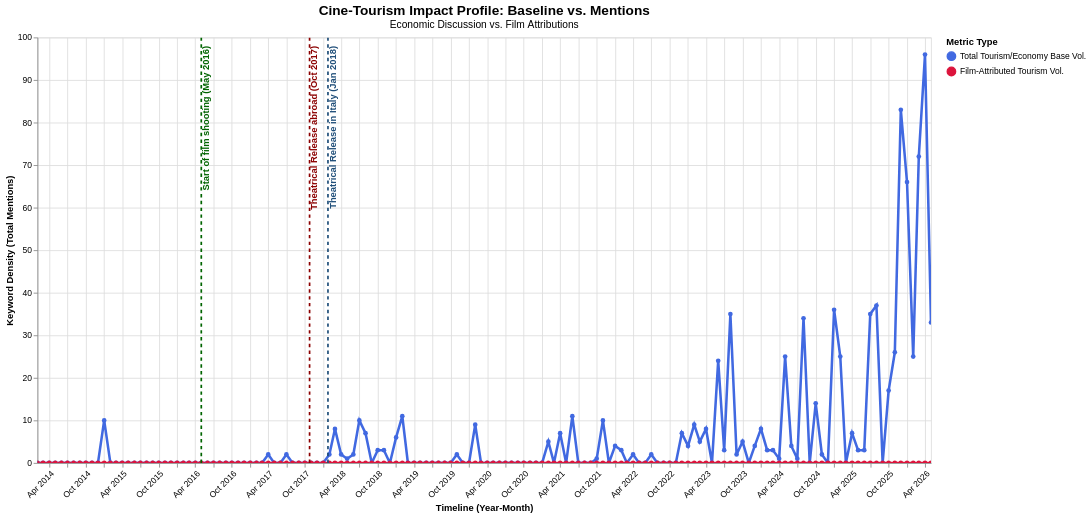

Vega-Lite specification stored for this chart:
### Vega-Lite specification from a JSON file in a GitHub repository (floating-point values rounded to 4 significant figures; data arrays with more than 128 entries replaced by an {"elided": "..."} marker saying what was removed)
{"config": {"view": {"continuousWidth": 300, "continuousHeight": 300}}, "layer": [{"data": {"name": "data-0115b7ecf1beab31ecfd43c725fa6e25"}, "mark": {"type": "line", "point": true, "strokeWidth": 3}, "encoding": {"color": {"field": "Metric", "legend": {"orient": "right", "title": "Metric Type"}, "scale": {"domain": ["Total Tourism/Economy Base Vol.", "Film-Attributed Tourism Vol."], "range": ["#4169E1", "#DC143C"]}, "type": "nominal"}, "tooltip": [{"field": "Date", "format": "%B %Y", "title": "Month", "type": "temporal"}, {"field": "Metric", "title": "Category", "type": "nominal"}, {"field": "Score", "title": "Impact Mentions", "type": "quantitative"}], "x": {"axis": {"format": "%b %Y", "labelAngle": -45}, "field": "Date", "title": "Timeline (Year-Month)", "type": "temporal"}, "y": {"field": "Score", "title": "Keyword Density (Total Mentions)", "type": "quantitative"}}, "name": "view_ddfa49db4163f7f9_0"}, {"data": {"name": "data-57eb6e8149d7a4d4a22ab79626cdab88"}, "mark": {"type": "rule", "size": 2, "strokeDash": [4, 4]}, "encoding": {"color": {"field": "Color", "scale": null, "type": "nominal"}, "x": {"field": "Date", "type": "temporal"}}}, {"data": {"name": "data-57eb6e8149d7a4d4a22ab79626cdab88"}, "mark": {"type": "text", "align": "right", "angle": 270, "baseline": "top", "dx": 5, "fontSize": 11, "fontWeight": "bold"}, "encoding": {"color": {"field": "Color", "scale": null, "type": "nominal"}, "text": {"field": "Event", "type": "nominal"}, "x": {"field": "Date", "type": "temporal"}, "y": {"value": 15}}}], "height": 500, "params": [{"name": "param_1e9efca18e7a2868", "select": {"type": "interval", "encodings": ["x", "y"]}, "bind": "scales", "views": ["view_ddfa49db4163f7f9_0"]}], "title": {"text": "Cine-Tourism Impact Profile: Baseline vs. Mentions", "fontSize": 16, "subtitle": "Economic Discussion vs. Film Attributions", "subtitleFontSize": 12}, "width": 1050, "$schema": "https://vega.github.io/schema/vega-lite/v6.4.1.json", "datasets": {"data-0115b7ecf1beab31ecfd43c725fa6e25": {"elided": "296 records"}, "data-57eb6e8149d7a4d4a22ab79626cdab88": [{"Date": "2016-05-01T00:00:00", "Event": "Start of film shooting (May 2016)", "Color": "#006400"}, {"Date": "2017-10-25T00:00:00", "Event": "Theatrical Release abroad (Oct 2017)", "Color": "#8B0000"}, {"Date": "2018-01-25T00:00:00", "Event": "Theatrical Release in Italy (Jan 2018)", "Color": "#1F4E79"}]}}
